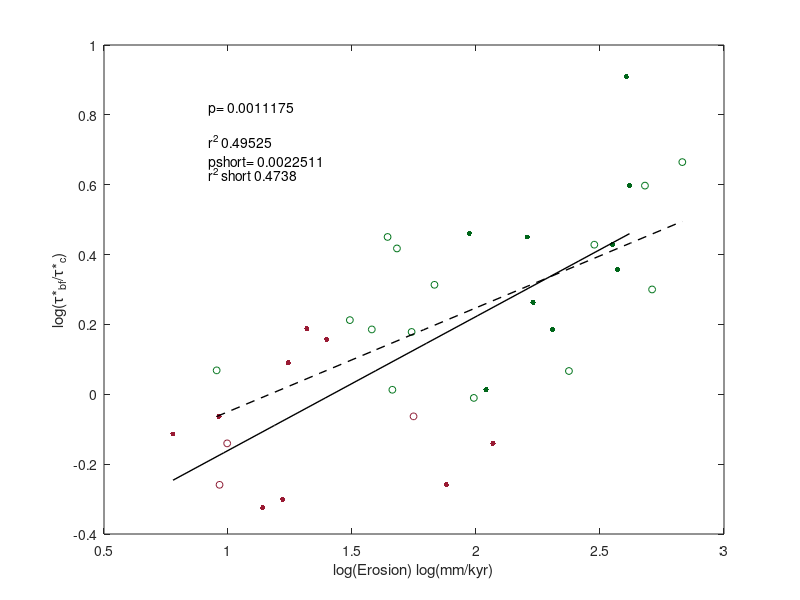

MATLAB code to generate this figure: (Note: this script raises an error after producing the figure.)
%% %%%%%%%%%%%%%%%%%%%%%%%%
% 
% This code analyzes the paired erosion and channel geometry sites in 
% Pfeiffer et al. (2017) to create Figure 2, therein. 
%
% Files needed to run this code:
% PairedSites.txt

% %%%%%%%%%%%%%%%%%%%%%%%%%

clear
clf

%% Load the data

id=fopen('PairedSites.txt');
M=textscan(id,'%*n %*s %*s %*s %*s %*s %f %f %f %*s %*s %*s %f','headerlines',2,'Delimiter','\t'); 
fclose(id);

Eshort = M{1};
E = M{2};
Ratio = M{3};
Region = M{4};

%% 10Be erosion rates
fig1 = figure(1);

x = log10(E);
y = log10(Ratio);
z = Region; 

% We only have short term erosion rates for some sites, ignore those. 
y(isnan(x)==1)=[];
z(isnan(x)==1)=[];
x(isnan(x)==1)=[];

plot(x(z==1),y(z==1),'k.', 'Color',[0 .4 .1],'MarkerSize',12); hold on
plot(x(z==0),y(z==0),'.', 'Color',[0.6 0.1 .2], 'MarkerSize',12);
ylabel('log(\tau*_{bf}/\tau*_c)')
xlabel('log(Erosion) log(mm/kyr)')

    % STATS
    coeffs=polyfit(x,y,1);
    % % Get fitted values
    fittedX = linspace(min(x), max(x), 10);
    fittedY = polyval(coeffs, fittedX);

    % % Plot the fitted line
    hold on;
    plot(fittedX, fittedY, 'k-', 'LineWidth', 1);

    [R,pval]=corrcoef(x,y);
    r2=R.^2;
    text(mean(x)*.5,max(y)*.9,['p= ',num2str(pval(2,1))]);
     text(mean(x)*.5,max(y)*.8,['r^2 ',num2str(r2(2,1))]);

%% Short term erosion rates

x = log10(Eshort);
y = log10(Ratio);
z = Region; 

% We only have 10Be erosion rates for some sites, ignore those. 
y(isnan(x)==1)=[];
z(isnan(x)==1)=[];
x(isnan(x)==1)=[];

plot(x(z==1),y(z==1),'ko','Color',[0 0.45 .1], 'MarkerSize',5); 
plot(x(z==0),y(z==0),'o','Color',[0.55 0.1 .2],'MarkerSize',5); hold on

    coeffs=polyfit(x,y,1);
    % % Get fitted values
    fittedX = linspace(min(x), max(x), 10);
    fittedY = polyval(coeffs, fittedX);

    % % Plot the fitted line
    hold on;
    plot(fittedX, fittedY, 'k--', 'LineWidth', 1);

    [R,pval]=corrcoef(x,y);
    r2=R.^2;
    text(mean(x)*.5,max(y),['pshort= ',num2str(pval(2,1))]);
     text(mean(x)*.5,max(y)*.95,['r^2 short ',num2str(r2(2,1))]);

%% Reference Lines showing median tau*bf/tau*c values, and median 10Be erosion rates for each region. 
% Note: I have hard-coded in the published medians. 

other = log10(1.03); hold on;
west = log10(2.35);
eother = log10(25);
ewest = log10(176);

oline = refline(0,other);
set(oline,'Color',[.7 .7 .7],'LineStyle','-','LineWidth', .75)
wline = refline(0,west);
set(wline,'Color',[.7 .7 .7],'LineStyle',':','LineWidth',.75 )

y1 = [-.4 3]; % arbitrary drawing limits for vertical reference lines. 
plot([eother eother], y1,'-','Color', [.7 .7 .7],'LineWidth',.75)
plot([ewest ewest], y1,':','Color', [.7 .7 .7],'LineWidth', .75)

ax = gca;
set(ax,'XTick',[.5 1 1.5 2 2.5 3])
set(ax,'YTick',[-.25 0 .25 .5 .75 1 ])
    
axis([.5 3 -.4 1])
axis square


hold off
